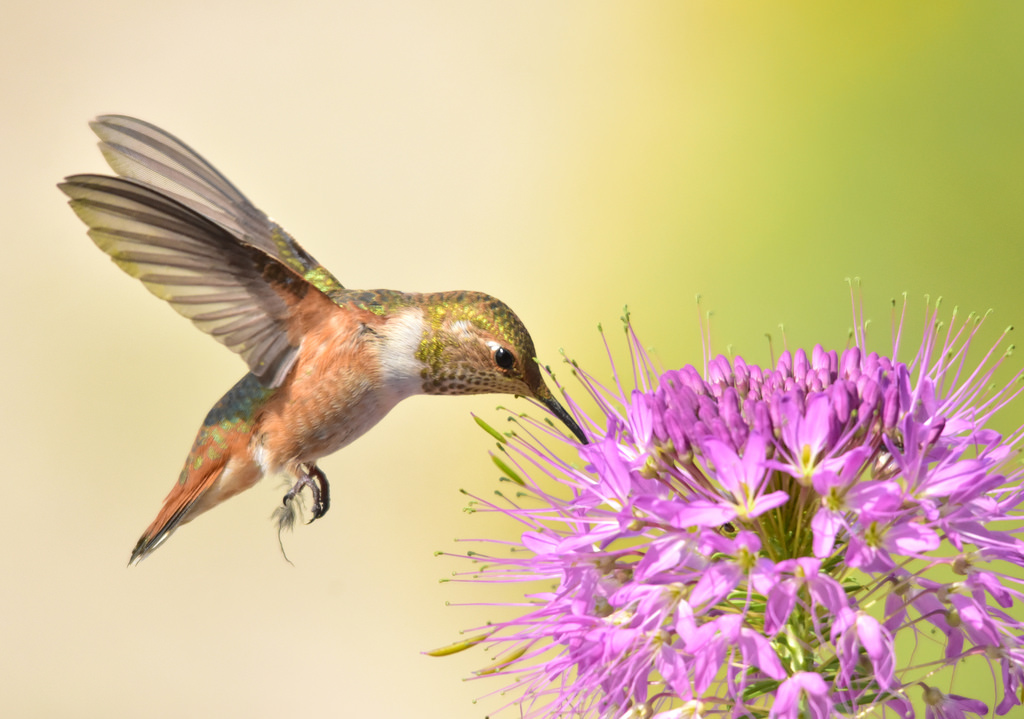
#> input picture class-notes/image_processing/humming.png, 1024 x 719 px
$ python affine_transforms.py
#> lines starting #> are read from the running program, lines starting #| are printed output that depends on the picture
# -*- coding: utf-8 -*-
"""
Created on Wed Dec 15 15:33:06 2021

@author: petir
"""

import numpy as np
from skimage.io import imread
from skimage.color import rgb2gray
import matplotlib.pyplot as plt
from scipy import ndimage as ndi

img = rgb2gray(imread('humming.png'))
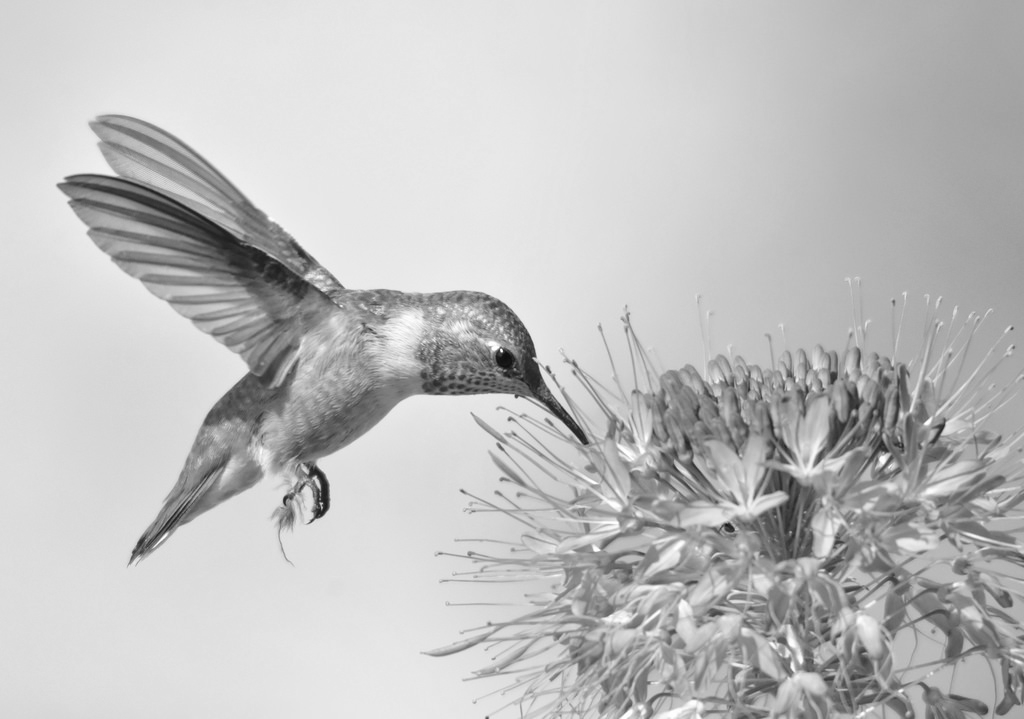
#> img: shape (719, 1024) float64; min 0.0535, max 1, mean 0.753
w, h = img.shape
#> w = 719; h = 1024

mat_identity = np.array([[1,0,0], [0,1,0], [0,0,1]])
img_identity = ndi.affine_transform(img, mat_identity)

# Reflected image
mat_reflect = (np.array([[1,0,0], [0,-1,0],[0,0,1]]) @
    np.array([[1,0,0],[0,1,-h],[0,0,1]]))
#> mat_reflect = [[1, 0, 0], [0, -1, 1024], [0, 0, 1]]
img_reflect = ndi.affine_transform(img, mat_reflect)
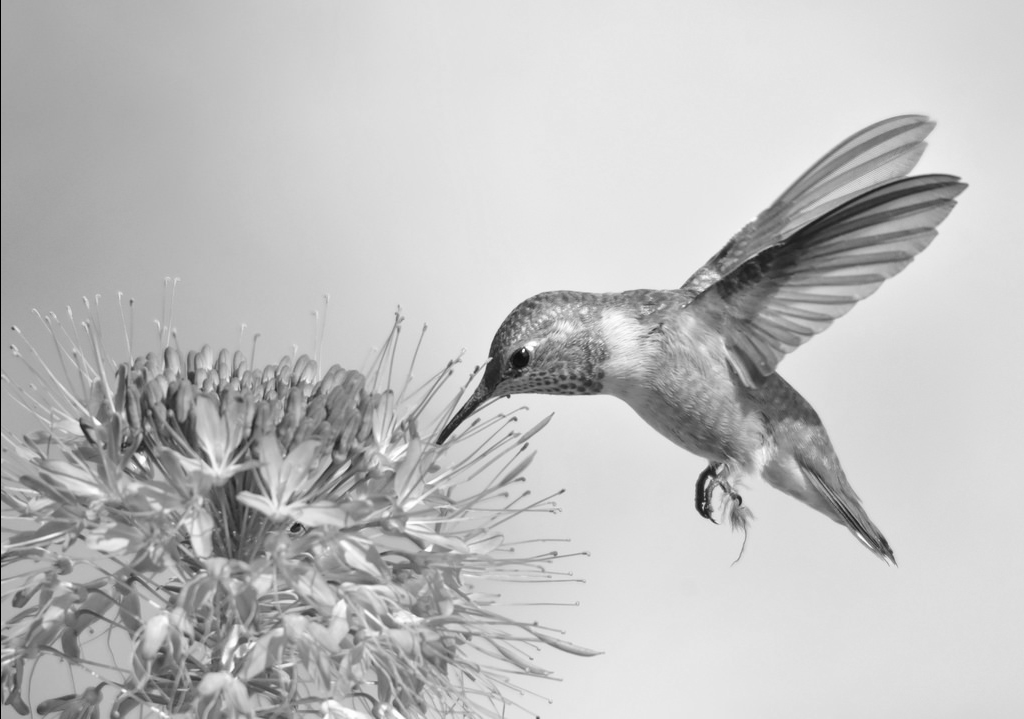
#> img_reflect: shape (719, 1024) float64; min 0, max 1, mean 0.752

# scaled image
s_x = 0.75
s_y = 1.25
mat_scale = np.array([[s_x,0,0],[0,s_y,0],[0,0,1]])
img_scale = ndi.affine_transform(img, mat_scale)
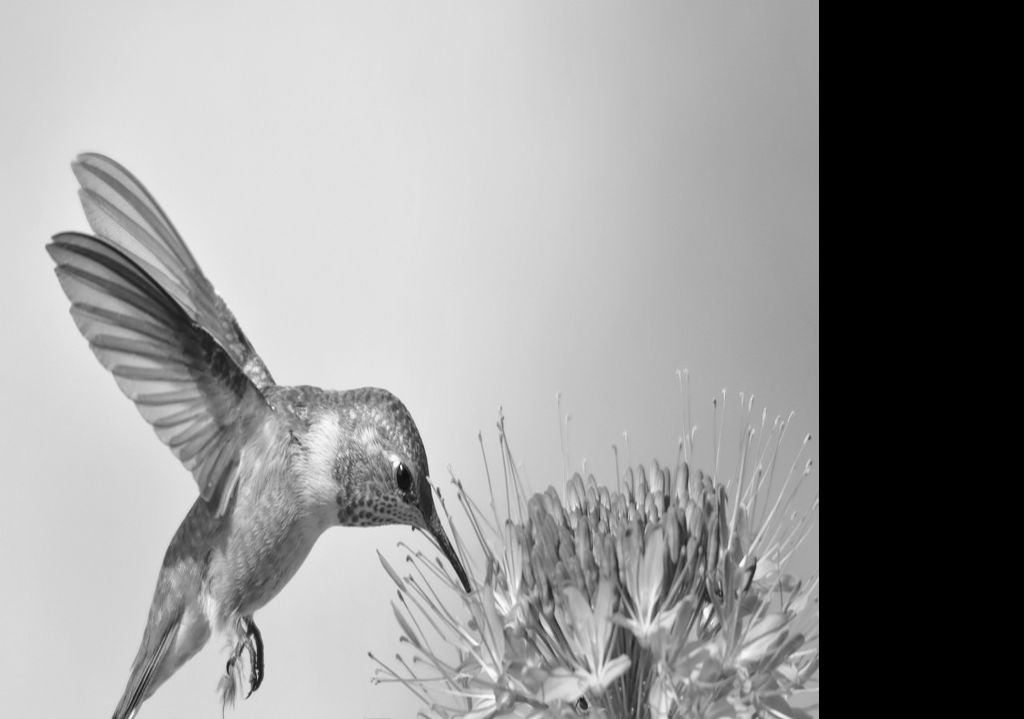
#> img_scale: shape (719, 1024) float64; min 0, max 1.02, mean 0.602; drawn with min black and max white

# rotated image
theta = np.pi / 6
mat_rotate = (np.array([[1,0,w/2],
                        [0,1,h/2],
                        [0,0,1]]) @
              np.array([[np.cos(theta), np.sin(theta),0],
                        [-np.sin(theta), np.cos(theta), 0],
                        [0,0,1]]) @
              np.array([[1,0,-w/2],
                        [0,1,-h/2],
                        [0,0,1]]))
img_rotate = ndi.affine_transform(img, mat_rotate)
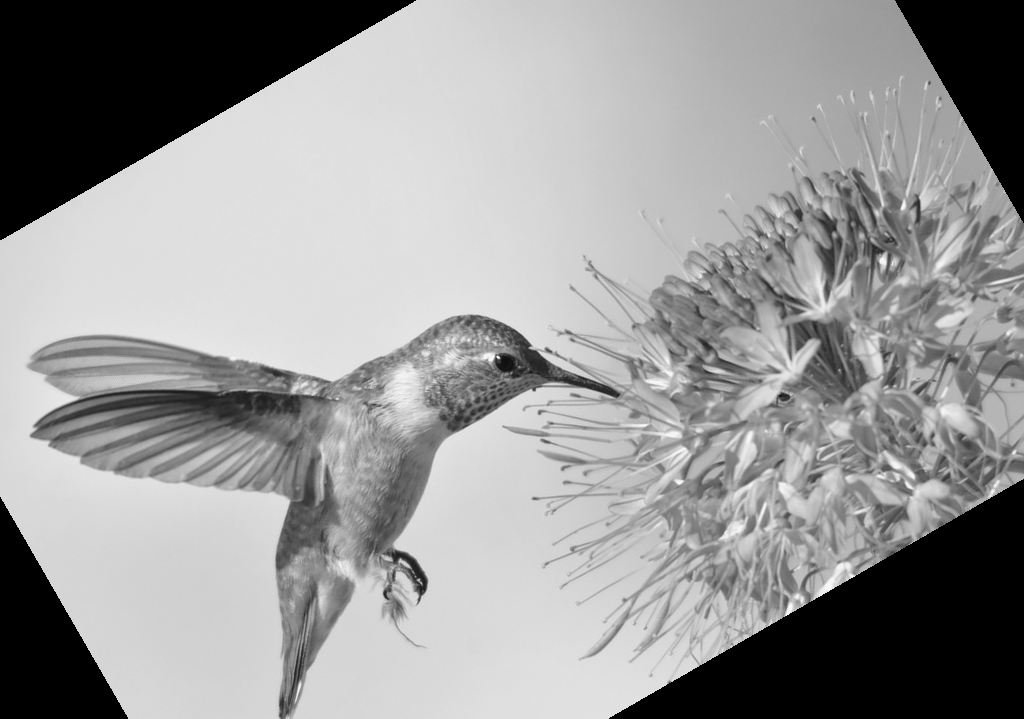
#> img_rotate: shape (719, 1024) float64; min 0, max 1.03, mean 0.617; drawn with min black and max white

# Sheared image
lamda1 = 0.5
mat_shear = np.array([[1, lamda1, 0],
                       [lamda1, 1, 0],
                       [0, 0, 1]])
img_shear = ndi.affine_transform(img, mat_shear)
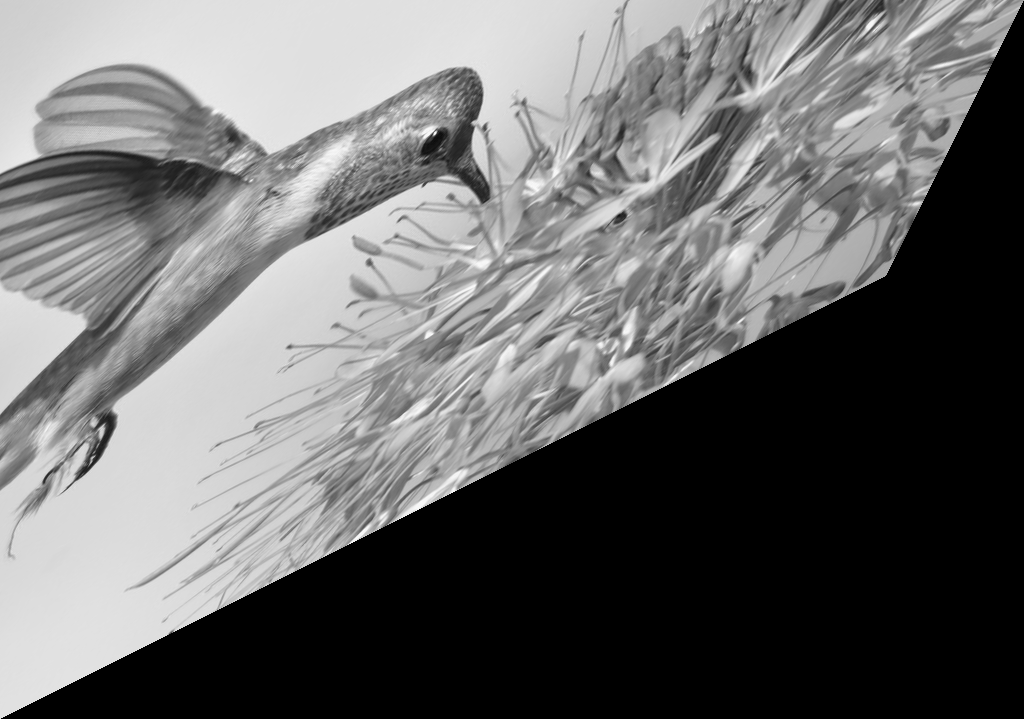
#> img_shear: shape (719, 1024) float64; min 0, max 1.03, mean 0.433; drawn with min black and max white

# All transformations
mat_all = mat_identity @ mat_reflect @ mat_scale @ mat_rotate @ mat_shear
img_all = ndi.affine_transform(img, mat_all)
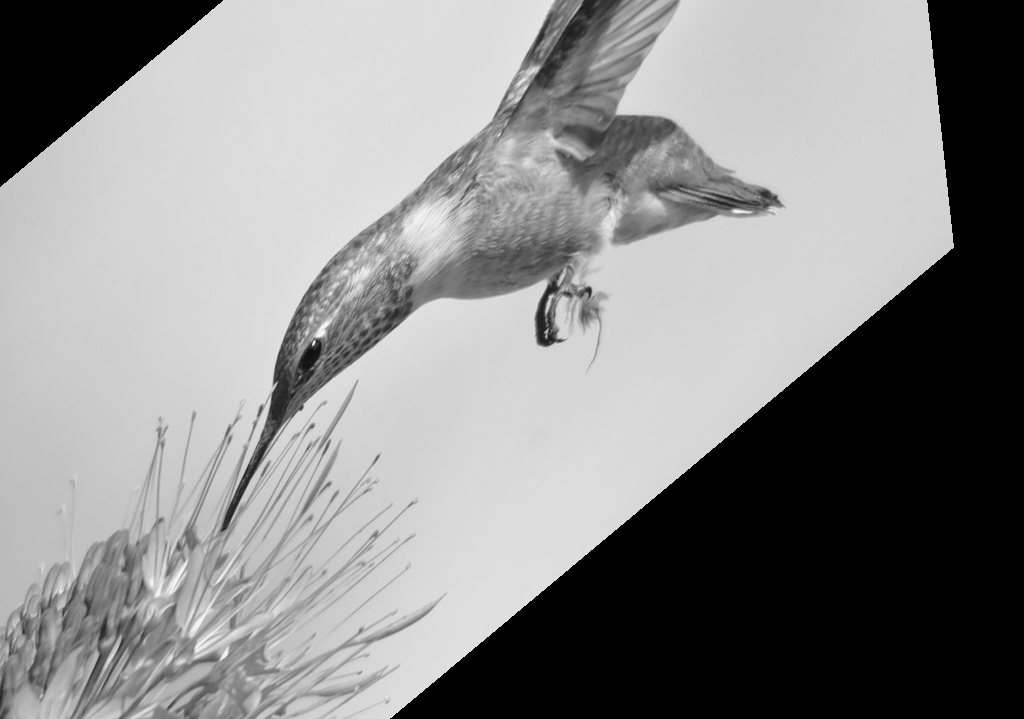
#> img_all: shape (719, 1024) float64; min 0, max 1.04, mean 0.568; drawn with min black and max white

plt.figure(figsize=(20,10))
plt.subplot(231)
plt.imshow(img_identity, cmap="gray")
plt.axis("off")
plt.title("Original image", size=20)

plt.subplot(232)
plt.imshow(img_reflect, cmap="gray")
plt.axis("off")
plt.title("Reflected image", size=20)

plt.subplot(233)
plt.imshow(img_scale, cmap="gray")
plt.axis("off")
plt.title("Scaled image", size=20)

plt.subplot(234)
plt.imshow(img_rotate, cmap="gray")
plt.axis("off")
plt.title("Rotated image", size=20)

plt.subplot(235)
plt.imshow(img_shear, cmap="gray")
plt.axis("off")
plt.title("Sheare image", size=20)

plt.subplot(236)
plt.imshow(img_all, cmap="gray")
plt.axis("off")
plt.title("All transforms image", size=20)

$ run again, with class-notes/image_processing/flowers.png copied over class-notes/image_processing/humming.png
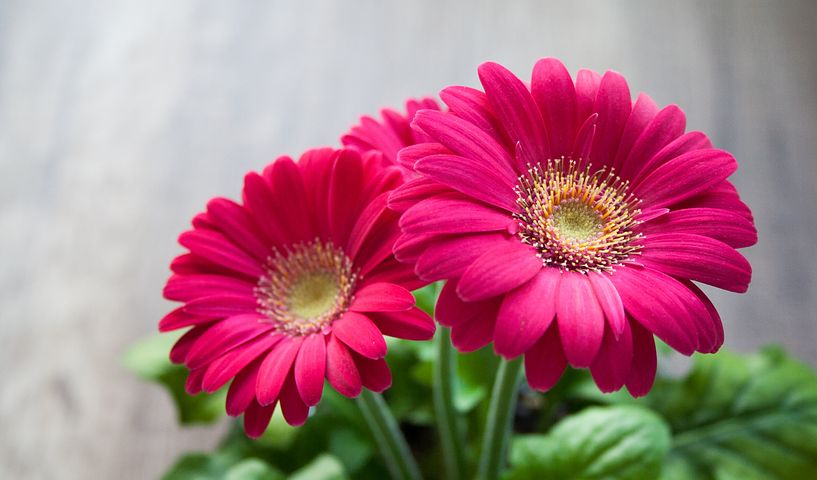
#> input picture class-notes/image_processing/flowers.png, 817 x 480 px
#> `img_shear = ndi.affine_transform(img, mat_shear)`:
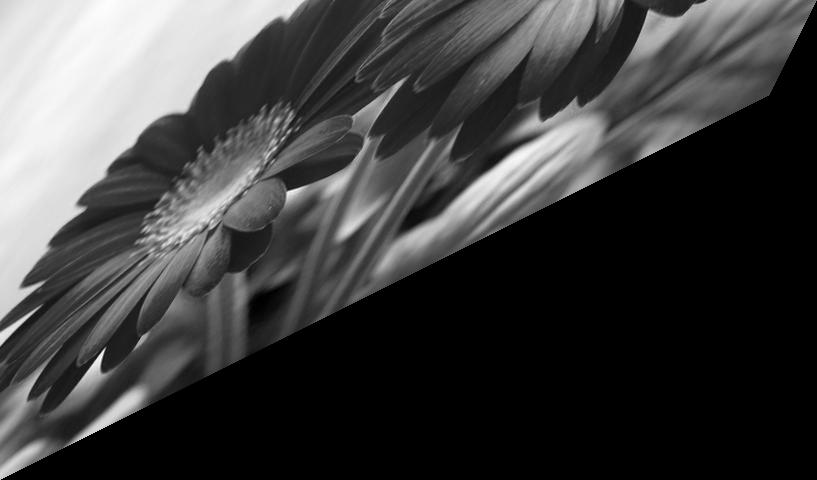
#> img_shear: shape (480, 817) float64; min -0.000538, max 0.915, mean 0.228; drawn with min black and max white
#> `img_all = ndi.affine_transform(img, mat_all)`:
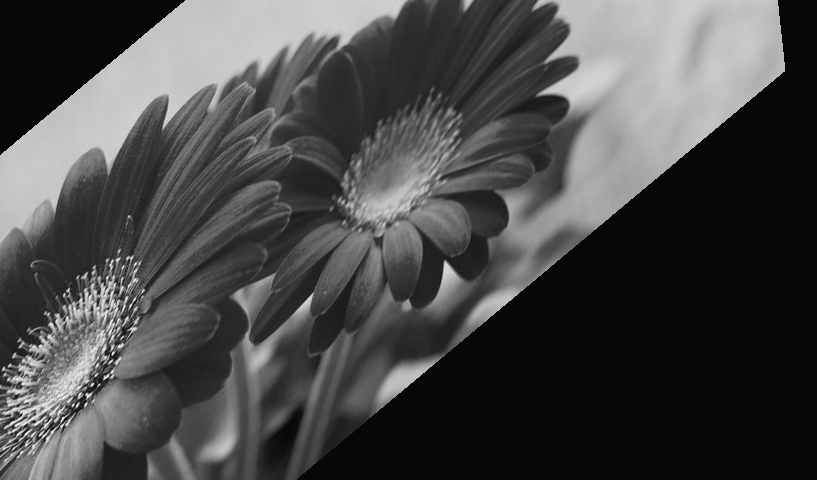
#> img_all: shape (480, 817) float64; min -0.0311, max 1.03, mean 0.273; drawn with min black and max white
